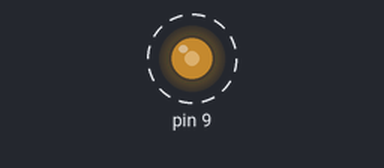
Recording of a sketch running on a simulated Arduino Uno, built with avr-gcc and run on an emulated ATmega328P. On the bench: output pins drawn as LEDs (lit = HIGH). Dashed ring = blinking.

Above: at 0.05 s.
Timing chart, 0 to 3.0 s (numbered marks = the images above):
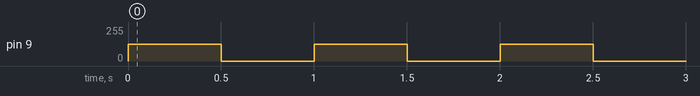

Measured:
- by itself, pin 9: alternates 127/255 for 0.50 s and 0/255 for 0.50 s

The sketch:

Circuit_1.ino
```cpp
void setup()
{

  pinMode(9, OUTPUT);
}

void loop()
{

  analogWrite(9, 127);   // Turn on the LED

  delay(500);              // Wait for one second

  analogWrite(9, 0);    // Turn off the LED

  delay(500);              // Wait for one second

}
```
